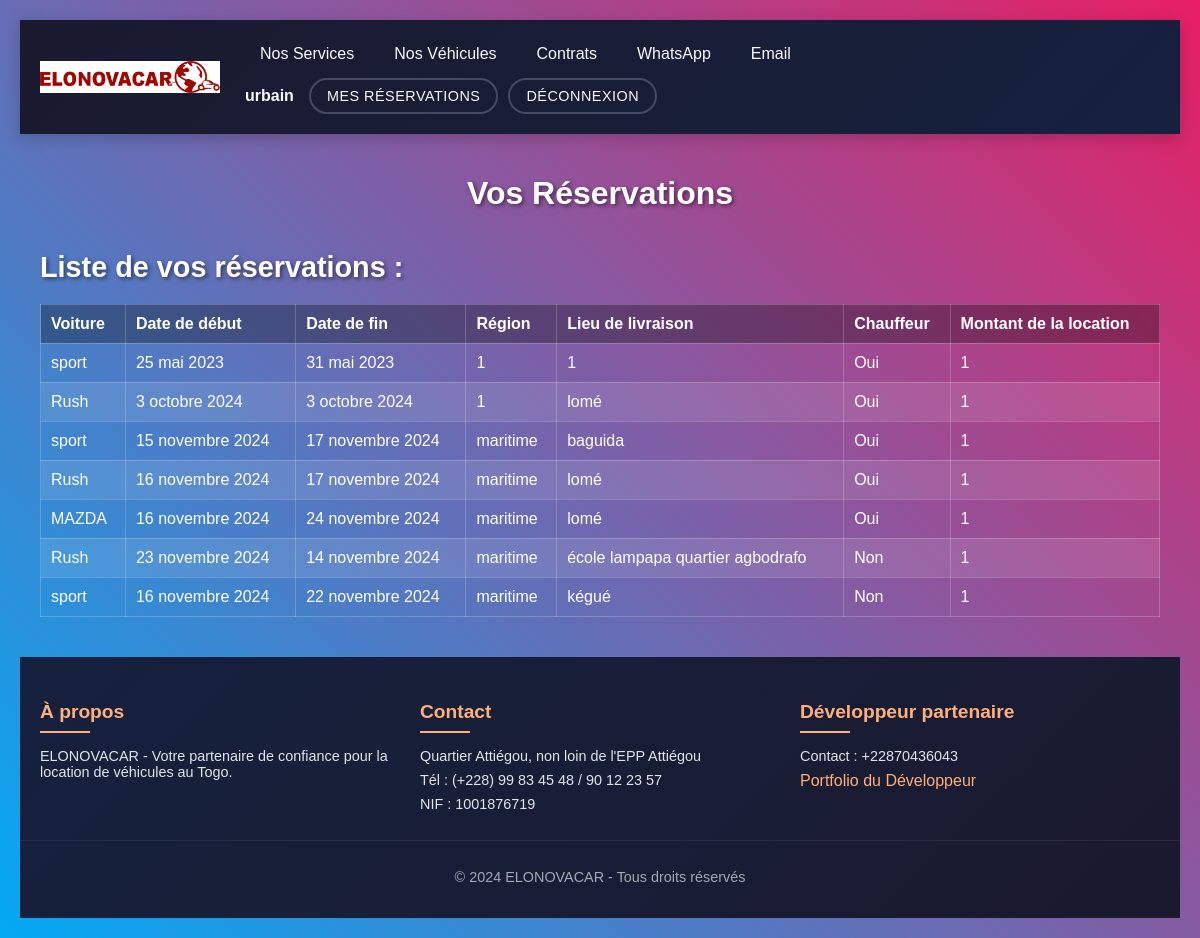
The page /list_care/mes_reservations/ (signed in) on the database its author committed.
### accounts/models.py (models this page shows)
class Loueur(AbstractUser):
    pass

### list/models.py (models this page shows, shortened)
class Reservation(models.Model):
    client = models.ForeignKey(Client, on_delete=models.CASCADE)
    voiture = models.ForeignKey(Voiture, on_delete=models.CASCADE)
    avec_chauffeur = models.BooleanField(default=True)
    detail_reservation = models.TextField(blank=True)
    lieu = models.TextField(blank=False)
    region = models.CharField(max_length=20)
    deb_location = models.DateField()
    fin_location = models.DateField()
    montant_facture = models.PositiveIntegerField(default=0)
    est_finalise = models.BooleanField(default=False)

class Voiture(models.Model):
    marque = models.CharField(max_length=128)
    model = models.CharField(max_length=30)
    slug = models.SlugField(max_length=128, unique=True, blank=True)
    immatriculation = models.CharField(max_length=20, default="TG-0000-AA")
    nombre_siege = models.PositiveIntegerField(default=5)
    type_carburant = models.CharField(max_length=30)
    tarif_A_B = models.PositiveIntegerField(default=5000)
    prix_location_ville_chauffeur = models.IntegerField(default=0)
    prix_location_ville_sans_chauffeur = models.IntegerField(default=0)
    prix_location_hors_ville_chauffeur = models.IntegerField(default=0)
    prix_location_hors_ville_sans_chauffeur = models.IntegerField(default=0)
    img_vehicule = models.ImageField(upload_to="voitures", blank=True, null=True)
    disponibilite = models.BooleanField(default=True)
    boite = models.CharField(max_length=15, choices=[("Automatique", "Automatique"), ("Manuelle", "Manuelle")], default="Manuelle")
    climatisation = models.BooleanField(default=True)

### list/views.py (the view)
# urls.py: path('mes_reservations/', views.reservations, name='reservation')
def reservations(request):
    reservations = Reservation.objects.filter(client__nom=request.user)
    return render(request, 'accounts/show_reservation.html', {'reservations': reservations})

### accounts/templates/accounts/show_reservation.html (shortened to what this page needs)
{% extends 'base.html' %}
{% block content %}
<h1>Vos Réservations</h1>
{% if user.is_authenticated %}
    <h4>Liste de vos réservations :</h4>
    <table>
        <thead>
            <tr>
                <th>Voiture</th>
                <th>Date de début</th>
                <th>Date de fin</th>
                <th>Région</th>
                <th>Lieu de livraison</th>
                <th>Chauffeur</th>
                <th>Montant de la location</th>
            </tr>
        </thead>
        <tbody>
            {% for reservation in reservations %}
                <tr>
                    <td>{{ reservation.voiture.model }}</td>
                    <td>{{ reservation.deb_location }}</td>
                    <td>{{ reservation.fin_location }}</td>
                    <td>{{ reservation.region }}</td>
                    <td>{{ reservation.lieu }}</td>
                    {% if reservation.avec_chauffeur %}
                    <td>Oui</td>
                    {%else%}<td>Non</td>
                    {%endif%}
                    <td>{{reservation.montant_facture}}</td>
                </tr>
            {% empty %}
                <tr>
                    <td colspan="7">Vous n'avez aucune réservation pour le moment.</td>
                </tr>
            {% endfor %}
        </tbody>
    </table>
{% endif %}
{% endblock %}

### templates/base.html (shortened to what this page needs)
{% load static %}
<html lang="fr">
<head>
</head>
<body>
    <header>
        <div class="header-content">
            <div class="logo-container">
                <a href="{% url 'main' %}">
                    <img src="{% static 'main/images/img.png' %}" alt="elonovacar">
                </a>
            </div>
            <nav>
                <ul class="nav-main" id="mainNav">
                    <li><a href="{% url 'nos_Services' %}">Nos Services</a></li>
                    <li><a href="{% url 'index' %}">Nos Véhicules</a></li>
                    <li><a href="{% url 'contrat' %}">Contrats</a></li>
                   <li><a href="https://wa.me/+22890122357" target="_blank">WhatsApp</a></li>
                    <li><a href="mailto:elonovacar@gmail.com">Email</a></li>
                </ul>
                <ul class="nav-auth" id="authNav">
                    <li>
                        <div class="auth-links">
                            {% if user.is_authenticated %}
                                <span>{{ user.username }}</span>
                                <a href="{% url 'reservation' %}">Mes réservations</a>
                                <a href="{% url 'logout' %}">Déconnexion</a>
                            {% else %}
                                <a href="{% url 'login' %}">Connexion</a>
                                <a href="{% url 'signup' %}">S'inscrire</a>
                            {% endif %}
                        </div>
                    </li>
                </ul>
            </nav>
        </div>
    </header>
    <main>
        {% block content %}
        {% endblock %}
    </main>
    <footer>
        <div class="footer-content">
            <div class="footer-section">
                <h3>À propos</h3>
                <p>ELONOVACAR - Votre partenaire de confiance pour la location de véhicules au Togo.</p>
            </div>
            <div class="footer-section">
                <h3>Contact</h3>
                <p>Quartier Attiégou, non loin de l'EPP Attiégou</p>
                <p>Tél : (+228) 99 83 45 48 / 90 12 23 57</p>
                <p>NIF : 1001876719</p>
            </div>
            <div class="footer-section">
                <h3>Développeur partenaire</h3>
                <p>Contact : +22870436043</p>
                <a href="https://urbainbalogou.github.io/mon-site-web-/index.html">Portfolio du Développeur</a>
            </div>
        </div>
        <div class="copyright">
            <p>&copy; 2024 ELONOVACAR - Tous droits réservés</p>
        </div>
    </footer>
</body>
</html>

### templates/base.html (style rules this page uses)
:root { --primary-color: #3a1c71; --secondary-color: #d76d77; --accent-color: #ffaf7b; --text-color: #f8f9fa; --dark-bg: #1a1a2e; }
body { margin: 0; padding: 0; font-family: 'Poppins', sans-serif; color: #333; background-color: #f7f7f7; display: flex; flex-direction: column; min-height: 100vh; }
header { background: linear-gradient(135deg, var(--dark-bg), #16213e); padding: 15px 20px; box-shadow: 0 4px 15px rgba(0, 0, 0, 0.2); position: sticky; top: 0; z-index: 1000; }
.header-content { display: flex; justify-content: space-between; align-items: center; max-width: 1200px; margin: 0 auto; flex-wrap: wrap; }
.logo-container a { display: flex; align-items: center; text-decoration: none; }
.logo-container img { max-width: 180px; height: auto; transition: transform 0.3s ease; }
nav { display: flex; justify-content: space-between; flex-wrap: wrap; flex: 1; margin-left: 20px; }
nav ul { list-style: none; padding: 0; margin: 0; display: flex; flex-wrap: wrap; align-items: center; }
.nav-main { margin-right: auto; }
nav ul li { margin: 0 5px; }
nav ul li a { color: var(--text-color); text-decoration: none; font-weight: 500; transition: all 0.3s ease; padding: 10px 15px; border-radius: 8px; display: block; position: relative; }
nav ul li a:after { content: ''; position: absolute; width: 0; height: 2px; bottom: 0; left: 50%; background-color: var(--accent-color); transition: all 0.3s ease; }
.auth-links { display: flex; align-items: center; flex-wrap: wrap; }
.auth-links span { color: var(--text-color); margin-right: 10px; font-weight: 600; }
.auth-links a { color: var(--text-color); font-weight: 500; text-transform: uppercase; text-decoration: none; padding: 8px 16px; border: 2px solid rgba(255, 255, 255, 0.2); border-radius: 50px; transition: all 0.3s ease; margin: 5px; letter-spacing: 0.5px; font-size: 0.9rem; }
main { flex: 1; padding: 20px; max-width: 1200px; margin: 0 auto; width: 100%; box-sizing: border-box; }
footer { background: linear-gradient(135deg, #16213e, var(--dark-bg)); color: var(--text-color); text-align: center; padding: 25px 0; margin-top: auto; width: 100%; box-sizing: border-box; }
.footer-content { max-width: 1200px; margin: 0 auto; display: grid; grid-template-columns: repeat(auto-fit, minmax(250px, 1fr)); gap: 20px; padding: 0 20px; }
.footer-section { text-align: left; }
.footer-section h3 { color: var(--accent-color); margin-bottom: 15px; font-size: 1.2rem; position: relative; padding-bottom: 10px; }
.footer-section h3:after { content: ''; position: absolute; left: 0; bottom: 0; width: 50px; height: 2px; background-color: var(--accent-color); }
footer p { margin: 8px 0; font-size: 0.9rem; opacity: 0.9; }
footer a { color: var(--accent-color); text-decoration: none; transition: color 0.3s ease; }
.copyright { margin-top: 20px; padding-top: 20px; border-top: 1px solid rgba(255, 255, 255, 0.1); font-size: 0.8rem; opacity: 0.7; }

### accounts/templates/accounts/show_reservation.html (style rules this page uses)
body { background: #ff4584 linear-gradient(225deg, #e91e63, #03a9f4); font-family: Arial, sans-serif; margin: 0; padding: 20px; }
h1 { color: white; text-align: center; margin-bottom: 20px; text-shadow: 2px 2px 4px rgba(0, 0, 0, 0.5); }
h4 { color: white; font-size: 1.8em; margin-bottom: 20px; text-shadow: 2px 2px 4px rgba(0, 0, 0, 0.5); }
table { width: 100%; border-collapse: collapse; margin: 20px 0; }
th, td { text-align: left; padding: 10px; border: 1px solid rgba(255, 255, 255, 0.2); color: white; }
th { background-color: rgba(0, 0, 0, 0.3); font-weight: bold; }
tr:nth-child(even) { background-color: rgba(255, 255, 255, 0.1); }

### rows shown on the page
Loueur: username "urbain"
Reservation: voiture.model "sport", deb_location "25 mai 2023", fin_location "31 mai 2023", region "1", lieu "1", avec_chauffeur "Oui", montant_facture "1"
Reservation: voiture.model "Rush", deb_location "3 octobre 2024", fin_location "3 octobre 2024", region "1", lieu "lomé", avec_chauffeur "Oui", montant_facture "1"
Reservation: voiture.model "sport", deb_location "15 novembre 2024", fin_location "17 novembre 2024", region "maritime", lieu "baguida", avec_chauffeur "Oui", montant_facture "1"
Reservation: voiture.model "Rush", deb_location "16 novembre 2024", fin_location "17 novembre 2024", region "maritime", lieu "lomé", avec_chauffeur "Oui", montant_facture "1"
Reservation: voiture.model "MAZDA", deb_location "16 novembre 2024", fin_location "24 novembre 2024", region "maritime", lieu "lomé", avec_chauffeur "Oui", montant_facture "1"
Reservation: voiture.model "Rush", deb_location "23 novembre 2024", fin_location "14 novembre 2024", region "maritime", lieu "école lampapa quartier agbodrafo", avec_chauffeur "Non", montant_facture "1"
Reservation: voiture.model "sport", deb_location "16 novembre 2024", fin_location "22 novembre 2024", region "maritime", lieu "kégué", avec_chauffeur "Non", montant_facture "1"
